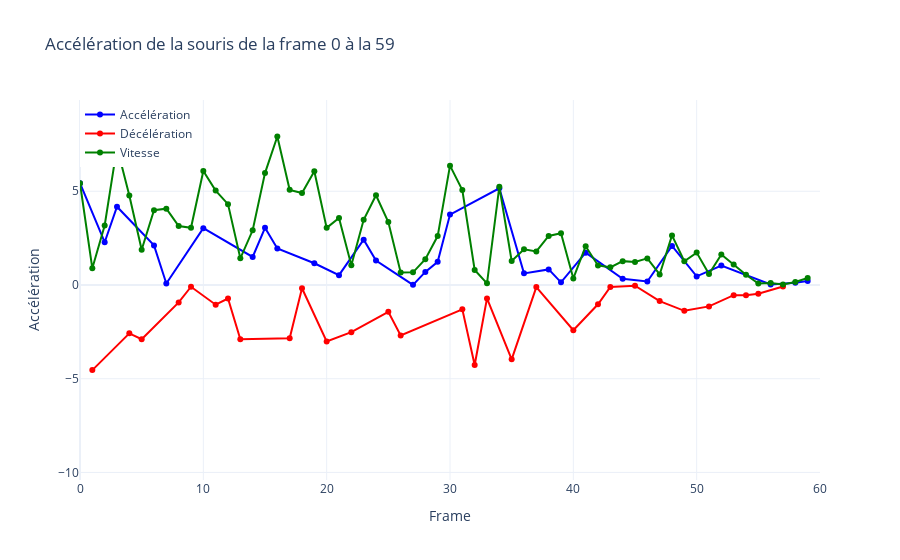
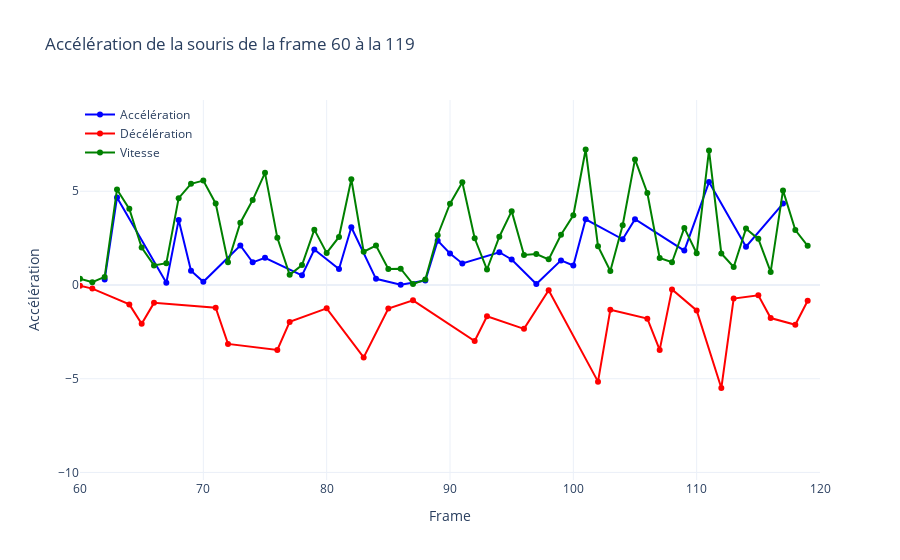
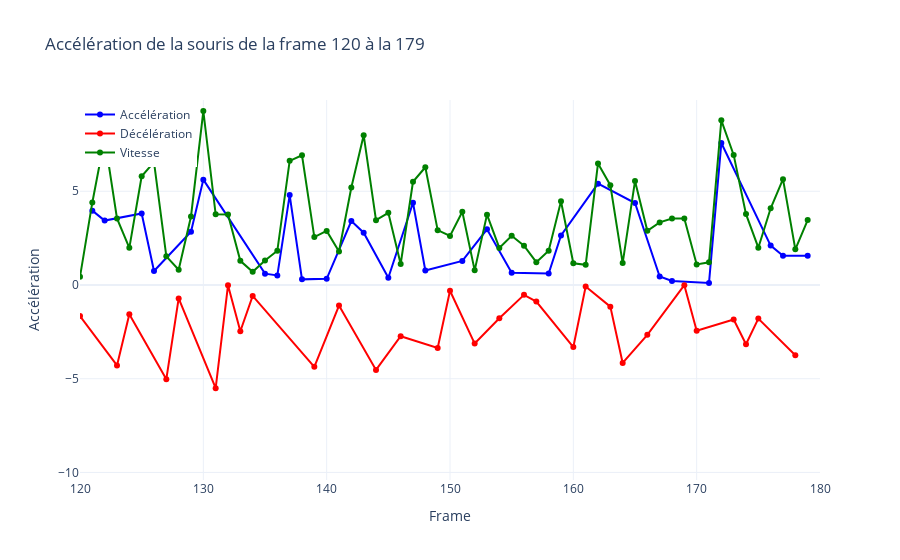
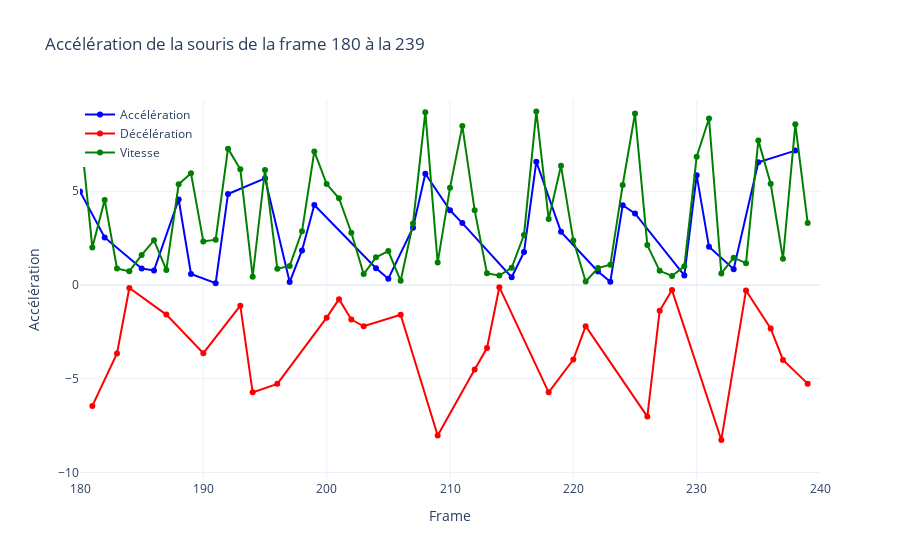

Here is the notebook cell these charts were saved with, in order:
### Markdown cell above
This cell write all the datas into .csv files in the result_acceleration folder (can be change at any time)

### Code cell
import plotly.graph_objects as plt
#import matplotlib.pyplot as plt

tabAcc = tabsAcc[0]
vitesse = vitesses[0]

choix = input("Choisissez un test :")
for i in range(len(video_name)):
    if choix == video_name[i]:
        tabAcc = tabsAcc[i]
        vitesse = vitesses[i]
        print("Choix réussi !")
        break

num_values_per_plot = 60
y_min, y_max = min(tabAcc), max(tabAcc)
for i in range(0, len(tabAcc), num_values_per_plot):
    fig = plt.Figure()
    chunk = tabAcc[i:i+num_values_per_plot]
    chunk_vit = vitesse[i:i+num_values_per_plot]

    
    x = list(range(i, i+len(chunk)))
    
    # Plot positive values
    pos_x = [x_val for x_val, y_val in zip(x, chunk) if y_val >= 0]
    pos_y = [y_val for y_val in chunk if y_val >= 0]
    fig.add_trace(plt.Scatter(x=pos_x, y=pos_y, mode='lines+markers', marker=dict(color='blue'), name='Accélération'))
    #plt.scatter(pos_x, pos_y, color='black', marker='x')  
    
    # Plot negative values
    neg_x = [x_val for x_val, y_val in zip(x, chunk) if y_val < 0]
    neg_y = [y_val for y_val in chunk if y_val < 0]
    fig.add_trace(plt.Scatter(x=neg_x, y=neg_y, mode='lines+markers', marker=dict(color='red'), name='Décélération'))
    #plt.scatter(neg_x, neg_y, color='black', marker='x') 

    # Plot vitesse
    fig.add_trace(plt.Scatter(x=x, y=chunk_vit, mode='lines+markers', marker=dict(color='green'), name='Vitesse'))
    
    fig.update_layout(
        title=f'Accélération de la souris de la frame {i} à la {i+num_values_per_plot-1}',
        xaxis_title='Frame',
        yaxis_title='Accélération',
        xaxis=dict(range=[i, i + num_values_per_plot]),
        yaxis=dict(range=[y_min, y_max]),
        legend=dict(x=0, y=1),
        showlegend=True,
        template="plotly_white"
    )
    fig.show()

### Figure 1 — Plotly figure (JSON) as saved in the notebook; plotly's stock layout.template omitted (floating-point values rounded to 4 significant figures)
{"data": [{"marker": {"color": "blue"}, "mode": "lines+markers", "name": "Accélération", "type": "scatter", "x": [0, 2, 3, 6, 7, 10, 14, 15, 16, 19, 21, 23, 24, 27, 28, 29, 30, 34, 36, 38, 39, 41, 44, 46, 48, 50, 52, 56, 58, 59], "y": [5.431, 2.283, 4.177, 2.113, 0.08175, 3.034, 1.495, 3.053, 1.952, 1.16, 0.5249, 2.42, 1.308, 0.008722, 0.6989, 1.236, 3.757, 5.159, 0.6208, 0.8306, 0.1423, 1.722, 0.3317, 0.1852, 2.085, 0.4604, 1.041, 0.0336, 0.1251, 0.2186]}, {"marker": {"color": "red"}, "mode": "lines+markers", "name": "Décélération", "type": "scatter", "x": [1, 4, 5, 8, 9, 11, 12, 13, 17, 18, 20, 22, 25, 26, 31, 32, 33, 35, 37, 40, 42, 43, 45, 47, 49, 51, 53, 54, 55, 57], "y": [-4.539, -2.58, -2.894, -0.9283, -0.09322, -1.05, -0.722, -2.891, -2.846, -0.1724, -3.015, -2.515, -1.431, -2.687, -1.299, -4.268, -0.7135, -3.966, -0.1129, -2.412, -1.028, -0.102, -0.03962, -0.8574, -1.378, -1.141, -0.541, -0.5405, -0.4681, -0.08142]}, {"marker": {"color": "green"}, "mode": "lines+markers", "name": "Vitesse", "type": "scatter", "x": [0, 1, 2, 3, 4, 5, 6, 7, 8, 9, 10, 11, 12, 13, 14, 15, 16, 17, 18, 19, 20, 21, 22, 23, 24, 25, 26, 27, 28, 29, 30, 31, 32, 33, 34, 35, 36, 37, 38, 39, 40, 41, 42, 43, 44, 45, 46, 47, 48, 49, 50, 51, 52, 53, 54, 55, 56, 57, 58, 59], "y": [5.431, 0.892, 3.175, 7.352, 4.772, 1.878, 3.991, 4.073, 3.145, 3.051, 6.085, 5.035, 4.313, 1.423, 2.918, 5.971, 7.922, 5.076, 4.904, 6.064, 3.049, 3.574, 1.059, 3.479, 4.786, 3.355, 0.668, 0.6767, 1.376, 2.611, 6.368, 5.069, 0.8013, 0.08783, 5.247, 1.281, 1.902, 1.789, 2.619, 2.762, 0.3494, 2.071, 1.044, 0.9417, 1.273, 1.234, 1.419, 0.5616, 2.646, 1.268, 1.728, 0.5877, 1.629, 1.088, 0.5475, 0.07939, 0.113, 0.03157, 0.1566, 0.3753]}], "layout": {"legend": {"x": 0, "y": 1}, "showlegend": true, "title": {"text": "Accélération de la souris de la frame 0 à la 59"}, "xaxis": {"range": [0, 60], "title": {"text": "Frame"}}, "yaxis": {"range": [-10.4, 9.869], "title": {"text": "Accélération"}}}}

### Figure 2 — Plotly figure (JSON) as saved in the notebook; plotly's stock layout.template omitted (floating-point values rounded to 4 significant figures)
{"data": [{"marker": {"color": "blue"}, "mode": "lines+markers", "name": "Accélération", "type": "scatter", "x": [62, 63, 67, 68, 69, 70, 73, 74, 75, 78, 79, 81, 82, 84, 86, 88, 89, 90, 91, 94, 95, 97, 99, 100, 101, 104, 105, 109, 111, 114, 117], "y": [0.2878, 4.665, 0.117, 3.473, 0.7649, 0.1694, 2.112, 1.209, 1.452, 0.514, 1.892, 0.8525, 3.078, 0.3306, 0.01388, 0.2374, 2.367, 1.682, 1.146, 1.75, 1.364, 0.05062, 1.313, 1.039, 3.507, 2.44, 3.513, 1.835, 5.49, 2.045, 4.346]}, {"marker": {"color": "red"}, "mode": "lines+markers", "name": "Décélération", "type": "scatter", "x": [60, 61, 64, 65, 66, 71, 72, 76, 77, 80, 83, 85, 87, 92, 93, 96, 98, 102, 103, 106, 107, 108, 110, 112, 113, 115, 116, 118, 119], "y": [-0.03716, -0.1927, -1.035, -2.065, -0.9531, -1.216, -3.142, -3.468, -1.969, -1.244, -3.866, -1.251, -0.8171, -2.99, -1.668, -2.338, -0.2842, -5.155, -1.324, -1.794, -3.463, -0.2333, -1.354, -5.498, -0.7208, -0.5466, -1.762, -2.117, -0.838]}, {"marker": {"color": "green"}, "mode": "lines+markers", "name": "Vitesse", "type": "scatter", "x": [60, 61, 62, 63, 64, 65, 66, 67, 68, 69, 70, 71, 72, 73, 74, 75, 76, 77, 78, 79, 80, 81, 82, 83, 84, 85, 86, 87, 88, 89, 90, 91, 92, 93, 94, 95, 96, 97, 98, 99, 100, 101, 102, 103, 104, 105, 106, 107, 108, 109, 110, 111, 112, 113, 114, 115, 116, 117, 118, 119], "y": [0.3381, 0.1455, 0.4332, 5.098, 4.063, 1.998, 1.045, 1.162, 4.634, 5.399, 5.569, 4.353, 1.211, 3.322, 4.532, 5.984, 2.516, 0.5477, 1.062, 2.953, 1.71, 2.562, 5.64, 1.775, 2.106, 0.8542, 0.8681, 0.05096, 0.2884, 2.655, 4.337, 5.484, 2.494, 0.8263, 2.576, 3.94, 1.602, 1.653, 1.368, 2.681, 3.72, 7.226, 2.072, 0.7482, 3.188, 6.701, 4.907, 1.444, 1.21, 3.045, 1.692, 7.181, 1.684, 0.963, 3.008, 2.461, 0.6996, 5.046, 2.929, 2.091]}], "layout": {"legend": {"x": 0, "y": 1}, "showlegend": true, "title": {"text": "Accélération de la souris de la frame 60 à la 119"}, "xaxis": {"range": [60, 120], "title": {"text": "Frame"}}, "yaxis": {"range": [-10.4, 9.869], "title": {"text": "Accélération"}}}}

### Figure 3 — Plotly figure (JSON) as saved in the notebook; plotly's stock layout.template omitted (floating-point values rounded to 4 significant figures)
{"data": [{"marker": {"color": "blue"}, "mode": "lines+markers", "name": "Accélération", "type": "scatter", "x": [121, 122, 125, 126, 129, 130, 135, 136, 137, 138, 140, 142, 143, 145, 147, 148, 151, 153, 155, 158, 159, 162, 165, 167, 168, 171, 172, 176, 177, 179], "y": [3.968, 3.436, 3.816, 0.7501, 2.842, 5.621, 0.6065, 0.5133, 4.799, 0.3009, 0.329, 3.412, 2.791, 0.3905, 4.385, 0.7746, 1.286, 2.971, 0.6505, 0.6087, 2.639, 5.408, 4.375, 0.4504, 0.2122, 0.1102, 7.574, 2.101, 1.556, 1.56]}, {"marker": {"color": "red"}, "mode": "lines+markers", "name": "Décélération", "type": "scatter", "x": [120, 123, 124, 127, 128, 131, 132, 133, 134, 139, 141, 144, 146, 149, 150, 152, 154, 156, 157, 160, 161, 163, 164, 166, 169, 170, 173, 174, 175, 178], "y": [-1.654, -4.292, -1.563, -5.021, -0.7172, -5.505, -0.0152, -2.468, -0.584, -4.365, -1.097, -4.532, -2.73, -3.354, -0.3066, -3.124, -1.778, -0.526, -0.8802, -3.31, -0.08371, -1.155, -4.157, -2.656, -0.008197, -2.444, -1.842, -3.159, -1.792, -3.745]}, {"marker": {"color": "green"}, "mode": "lines+markers", "name": "Vitesse", "type": "scatter", "x": [120, 121, 122, 123, 124, 125, 126, 127, 128, 129, 130, 131, 132, 133, 134, 135, 136, 137, 138, 139, 140, 141, 142, 143, 144, 145, 146, 147, 148, 149, 150, 151, 152, 153, 154, 155, 156, 157, 158, 159, 160, 161, 162, 163, 164, 165, 166, 167, 168, 169, 170, 171, 172, 173, 174, 175, 176, 177, 178, 179], "y": [0.4366, 4.404, 7.84, 3.548, 1.985, 5.801, 6.551, 1.53, 0.8125, 3.655, 9.276, 3.771, 3.756, 1.288, 0.7035, 1.31, 1.823, 6.622, 6.923, 2.558, 2.887, 1.79, 5.201, 7.992, 3.46, 3.851, 1.121, 5.506, 6.281, 2.927, 2.62, 3.906, 0.782, 3.753, 1.976, 2.626, 2.1, 1.22, 1.829, 4.468, 1.158, 1.074, 6.482, 5.327, 1.17, 5.545, 2.889, 3.339, 3.551, 3.543, 1.099, 1.209, 8.783, 6.941, 3.781, 1.99, 4.091, 5.647, 1.902, 3.461]}], "layout": {"legend": {"x": 0, "y": 1}, "showlegend": true, "title": {"text": "Accélération de la souris de la frame 120 à la 179"}, "xaxis": {"range": [120, 180], "title": {"text": "Frame"}}, "yaxis": {"range": [-10.4, 9.869], "title": {"text": "Accélération"}}}}

### Figure 4 — Plotly figure (JSON) as saved in the notebook; plotly's stock layout.template omitted (floating-point values rounded to 4 significant figures)
{"data": [{"marker": {"color": "blue"}, "mode": "lines+markers", "name": "Accélération", "type": "scatter", "x": [180, 182, 185, 186, 188, 189, 191, 192, 195, 197, 198, 199, 204, 205, 207, 208, 210, 211, 215, 216, 217, 219, 222, 223, 224, 225, 229, 230, 231, 233, 235, 238], "y": [4.993, 2.536, 0.8769, 0.7798, 4.563, 0.5876, 0.09604, 4.857, 5.69, 0.1564, 1.843, 4.264, 0.8906, 0.336, 3.059, 5.938, 3.988, 3.304, 0.4139, 1.755, 6.576, 2.835, 0.7179, 0.1764, 4.252, 3.817, 0.5105, 5.85, 2.036, 0.842, 6.548, 7.17]}, {"marker": {"color": "red"}, "mode": "lines+markers", "name": "Décélération", "type": "scatter", "x": [181, 183, 184, 187, 190, 193, 194, 196, 200, 201, 202, 203, 206, 209, 212, 213, 214, 218, 220, 221, 226, 227, 228, 232, 234, 236, 237, 239], "y": [-6.451, -3.653, -0.1584, -1.577, -3.635, -1.102, -5.727, -5.272, -1.742, -0.7567, -1.842, -2.201, -1.588, -8.026, -4.504, -3.362, -0.1158, -5.727, -3.978, -2.196, -7.02, -1.372, -0.2716, -8.265, -0.2907, -2.318, -3.996, -5.261]}, {"marker": {"color": "green"}, "mode": "lines+markers", "name": "Vitesse", "type": "scatter", "x": [180, 181, 182, 183, 184, 185, 186, 187, 188, 189, 190, 191, 192, 193, 194, 195, 196, 197, 198, 199, 200, 201, 202, 203, 204, 205, 206, 207, 208, 209, 210, 211, 212, 213, 214, 215, 216, 217, 218, 219, 220, 221, 222, 223, 224, 225, 226, 227, 228, 229, 230, 231, 232, 233, 234, 235, 236, 237, 238, 239], "y": [8.454, 2.003, 4.539, 0.8859, 0.7274, 1.604, 2.384, 0.8069, 5.37, 5.957, 2.322, 2.418, 7.275, 6.173, 0.4459, 6.135, 0.8633, 1.02, 2.862, 7.126, 5.385, 4.628, 2.786, 0.5851, 1.476, 1.812, 0.2238, 3.283, 9.221, 1.195, 5.183, 8.487, 3.983, 0.6211, 0.5053, 0.9191, 2.674, 9.251, 3.524, 6.359, 2.38, 0.1846, 0.9025, 1.079, 5.331, 9.149, 2.128, 0.7562, 0.4846, 0.9951, 6.845, 8.881, 0.6158, 1.458, 1.167, 7.715, 5.397, 1.401, 8.571, 3.31]}], "layout": {"legend": {"x": 0, "y": 1}, "showlegend": true, "title": {"text": "Accélération de la souris de la frame 180 à la 239"}, "xaxis": {"range": [180, 240], "title": {"text": "Frame"}}, "yaxis": {"range": [-10.4, 9.869], "title": {"text": "Accélération"}}}}
